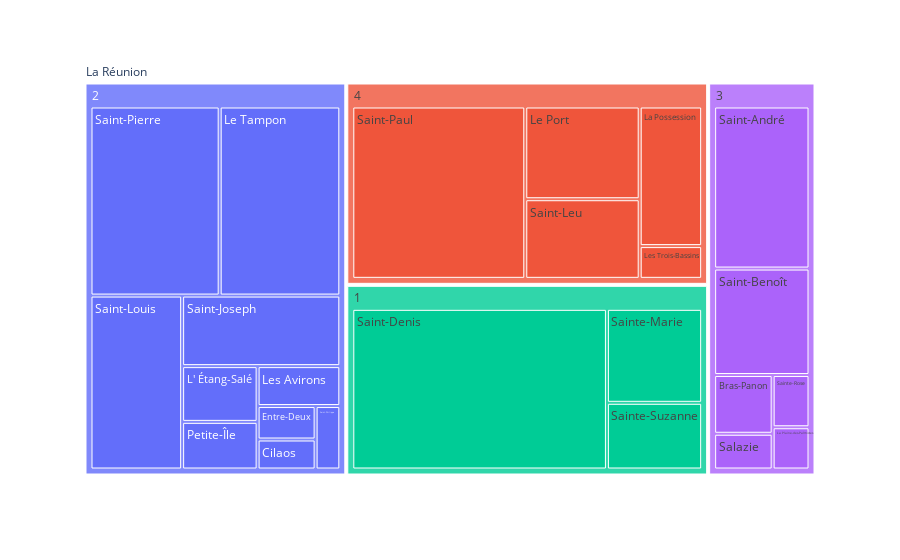

Notebook cell for this chart:
### Code cell
# treemap
px.treemap(population,
          path=["Nom de la région","Code arrondissement départemental","Nom de la commune"],
          values="Population totale")

### Figure 1 — Plotly figure (JSON) as saved in the notebook; plotly's stock layout.template omitted (floating-point values rounded to 4 significant figures)
{"data": [{"branchvalues": "total", "domain": {"x": [0, 1], "y": [0, 1]}, "hovertemplate": "labels=%{label}<br>Population totale=%{value}<br>parent=%{parent}<br>id=%{id}<extra></extra>", "ids": ["La Réunion/3/Bras-Panon", "La Réunion/2/Cilaos", "La Réunion/2/Entre-Deux", "La Réunion/2/L' Étang-Salé", "La Réunion/3/La Plaine-des-Palmistes", "La Réunion/4/La Possession", "La Réunion/4/Le Port", "La Réunion/2/Le Tampon", "La Réunion/2/Les Avirons", "La Réunion/4/Les Trois-Bassins", "La Réunion/2/Petite-Île", "La Réunion/3/Saint-André", "La Réunion/3/Saint-Benoît", "La Réunion/1/Saint-Denis", "La Réunion/2/Saint-Joseph", "La Réunion/4/Saint-Leu", "La Réunion/2/Saint-Louis", "La Réunion/4/Saint-Paul", "La Réunion/2/Saint-Philippe", "La Réunion/2/Saint-Pierre", "La Réunion/1/Sainte-Marie", "La Réunion/3/Sainte-Rose", "La Réunion/1/Sainte-Suzanne", "La Réunion/3/Salazie", "La Réunion/1", "La Réunion/2", "La Réunion/3", "La Réunion/4", "La Réunion"], "labels": ["Bras-Panon", "Cilaos", "Entre-Deux", "L' Étang-Salé", "La Plaine-des-Palmistes", "La Possession", "Le Port", "Le Tampon", "Les Avirons", "Les Trois-Bassins", "Petite-Île", "Saint-André", "Saint-Benoît", "Saint-Denis", "Saint-Joseph", "Saint-Leu", "Saint-Louis", "Saint-Paul", "Saint-Philippe", "Saint-Pierre", "Sainte-Marie", "Sainte-Rose", "Sainte-Suzanne", "Salazie", "1", "2", "3", "4", "La Réunion"], "level": "La Réunion", "name": "", "parents": ["La Réunion/3", "La Réunion/2", "La Réunion/2", "La Réunion/2", "La Réunion/3", "La Réunion/4", "La Réunion/4", "La Réunion/2", "La Réunion/2", "La Réunion/4", "La Réunion/2", "La Réunion/3", "La Réunion/3", "La Réunion/1", "La Réunion/2", "La Réunion/4", "La Réunion/2", "La Réunion/4", "La Réunion/2", "La Réunion/2", "La Réunion/1", "La Réunion/3", "La Réunion/1", "La Réunion/3", "La Réunion", "La Réunion", "La Réunion", "La Réunion", ""], "type": "treemap", "values": [133642, 62999, 70281, 152391, 60566, 337904, 411129, 825837, 119538, 79250, 130205, 601128, 394936, 1602503, 404082, 353022, 577142, 1155365, 56712, 884444, 350485, 74862, 248817, 81355, 2201805, 3283631, 1346489, 2336670, 9168595]}], "layout": {"autosize": true, "legend": {"tracegroupgap": 0}, "margin": {"t": 60}}}
